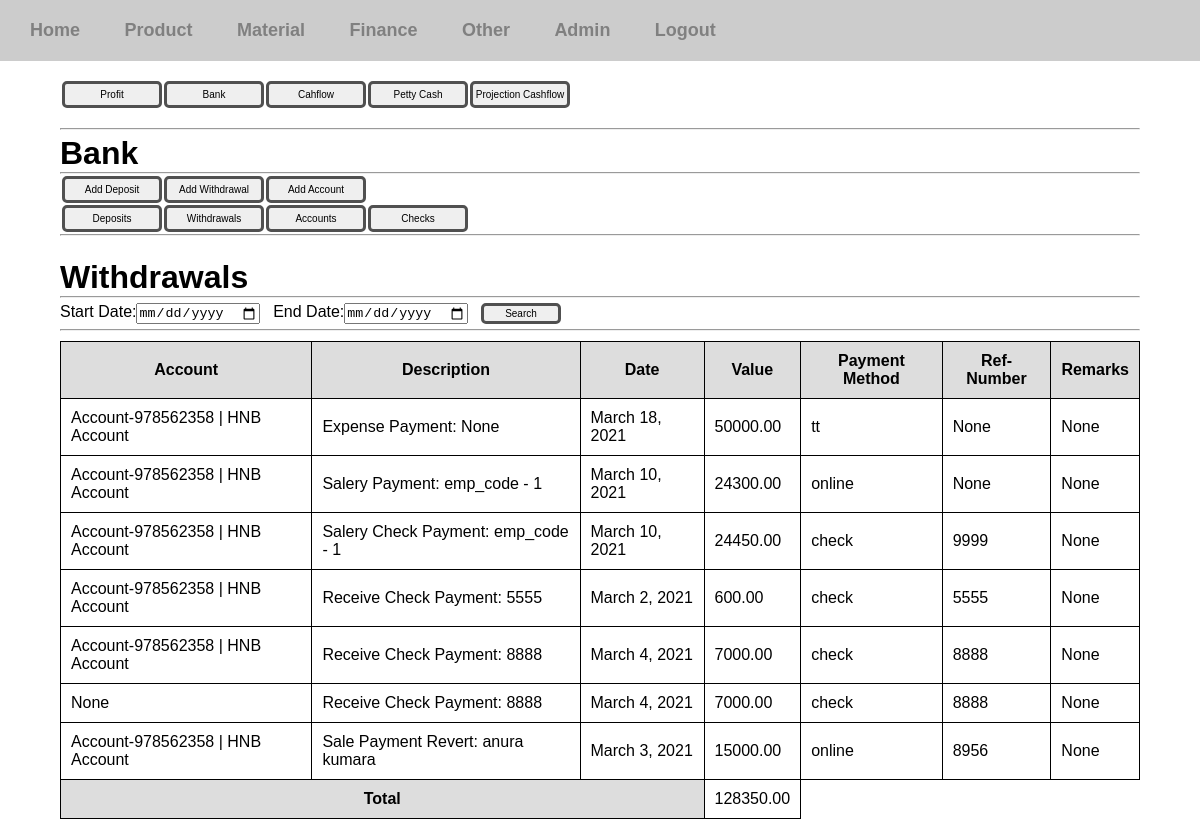
The app's page /finance-manager/bank-withdrawals/ (signed in) with its own data.
### finance_manager/models.py (models this page shows, shortened)
class Withdraw(models.Model):
	account = models.ForeignKey(Bank, null=True, on_delete=models.SET_NULL)
	desc = models.CharField(max_length=200, null=True, blank=True)
	date = models.DateField()
	amount = models.DecimalField(max_digits=15, decimal_places=2, blank=True)
	payment_method = models.ForeignKey(PaymentMethod, null=True, on_delete=models.SET_NULL)
	ref_num = models.IntegerField(null=True, blank=True)
	remarks = models.CharField(max_length=500, null=True, blank=True)

class Bank(models.Model):
	acc_num = models.IntegerField(unique=True)
	acc_name = models.CharField(max_length=100)
	desc = models.CharField(max_length=200, null=True, blank=True)
	amount = models.DecimalField(max_digits=15, decimal_places=2)
	def __str__(self):
		return f'Account-{self.acc_num} | {self.acc_name}'

class PaymentMethod(models.Model):
	name = models.CharField(max_length=50)
	def __str__(self):
		return self.name

### finance_manager/views/bank.py (the view)
# urls.py: path('bank-withdrawals/',bank.withdrawals, name='withdrawals'),
@login_required(login_url='/login')
def withdrawals(request):
	user = get_user(request)
	if not user.is_staff:
		return redirect('/fobiddn/')
	if request.method == 'POST':
		start_date = request.POST['start_date']
		end_date = request.POST['end_date']
		recodes = None
		if start_date == '' or end_date == '':
			recodes = Withdraw.objects.all().order_by('-id')
		else:
			recodes = Withdraw.objects.filter(date__range=[start_date,end_date]).order_by('-id')
		total = calc_total(recodes)
		context = {'recodes':recodes, 'total':total}
		return render(request,'finance_manager/bank/withdrawals.html', context)
	else:
		recodes = Withdraw.objects.all().order_by('-id')
		total = calc_total(recodes)
		context = {'recodes':recodes, 'total':total}
		return render(request,'finance_manager/bank/withdrawals.html', context)

### finance_manager/views/bank.py (called while the page is built)
def calc_total(data):
	total = 0
	for element in data:
		total += element.amount
	return total

### user_manager/getuser.py (called while the page is built)
def get_user(request):
	user_id = request.session.get('user_id',None)
	if user_id:
		user = User.objects.get(pk=user_id)
		return user
	else:
		return None

### templates/finance_manager/bank/withdrawals.html (shortened to what this page needs)
{% extends 'finance_manager/bank/bank.html' %}
{% block bodycontent %}
<br>
	<h1>Withdrawals</h1>
	<hr>
	<div class="search-form">
		<form action="" method="POST">
			<label for="start-date">Start Date:</label><input type="date" name="start_date"> &nbsp;
			<label for="end-date">End Date:</label><input type="date" name="end_date"> &nbsp;
			<input type="submit" value="Search" class="btn btn-sm">
		</form>
	</div>
	<hr>
	{% if recodes %}
		<div class="table-div">
			<table class="view-table">
			<tr>
				<th>Account</th>
				<th>Description</th>
				<th>Date</th>
				<th>Value</th>
				<th>Payment Method</th>
				<th>Ref-Number</th>
				<th>Remarks</th>
			</tr>
			{% for recode in recodes %}
				<tr>
					<td>{{ recode.account }}</td>
					<td>{{ recode.desc }}</td>
					<td>{{ recode.date }}</td>
					<td>{{ recode.amount }}</td>
					<td>{{ recode.payment_method }}</td>
					<td>{{ recode.ref_num }}</td>
					<td>{{ recode.remarks }}</td>
				</tr>
			{% endfor %}
			<tr>
				<th colspan="3">Total</th>
				<td class="amount">{{ total }}</td>
			</tr>
		</table>
		</div>
	{% else %}
		<p>There are no recodes</p>
	{% endif %}
{% endblock %}

### static/css/styles.css (style rules this page uses)
* { margin: 0; padding: 0; box-sizing: border-box; }
body { font-family: sans-serif; }
form select,input,label { display: block; }
.body-content h1 { margin-top: 5px; }
.form-content input,select,label { display: block; margin-top: 10px;margin-bottom: 5px; }
.search-form { padding-top: 5px; padding-bottom: 5px; }
.search-form input,select,label { display: inline; }
.btn { padding: 5px 15px; border: 3px solid #505050; border-radius: 5px; width: 100px; font-size: 10px; }
.btn-sm { padding: 2px; width: 80px; }
.amount { text-align: right; }

### static/css/tables.css (style rules this page uses)
.view-table { margin: 10px 0px; border-collapse: collapse; }
.view-table th { background: #ddd; }
.view-table td,th { padding: 10px; border:1px solid black; }

### records on screen
Withdraw: account "Account-978562358 | HNB Account", desc "Expense Payment: None", date "March 18, 2021", amount "50000.00", payment_method "tt", ref_num "None", remarks "None"
Withdraw: account "Account-978562358 | HNB Account", desc "Salery Payment: emp_code - 1", date "March 10, 2021", amount "24300.00", payment_method "online", ref_num "None", remarks "None"
Withdraw: account "Account-978562358 | HNB Account", desc "Salery Check Payment: emp_code - 1", date "March 10, 2021", amount "24450.00", payment_method "check", ref_num "9999", remarks "None"
Withdraw: account "Account-978562358 | HNB Account", desc "Receive Check Payment: 5555", date "March 2, 2021", amount "600.00", payment_method "check", ref_num "5555", remarks "None"
Withdraw: account "Account-978562358 | HNB Account", desc "Receive Check Payment: 8888", date "March 4, 2021", amount "7000.00", payment_method "check", ref_num "8888", remarks "None"
Withdraw: account "None", desc "Receive Check Payment: 8888", date "March 4, 2021", amount "7000.00", payment_method "check", ref_num "8888", remarks "None"
Withdraw: account "Account-978562358 | HNB Account", desc "Sale Payment Revert: anura kumara", date "March 3, 2021", amount "15000.00", payment_method "online", ref_num "8956", remarks "None"

### other values on screen
{{ total }} "128350.00"
